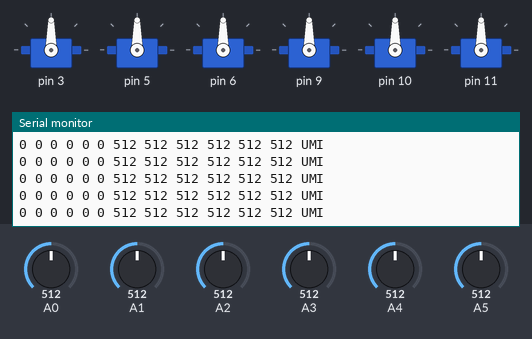
Recording of a sketch running on a simulated Arduino Uno, built with avr-gcc and run on an emulated ATmega328P. On the bench: 6 × servo, the last lines printed to the serial monitor. The test bench sets the inputs (shaded band); at power-on: A0 = 512, A1 = 512, A2 = 512, A3 = 512, A4 = 512, A5 = 512.

Above: at 1.2 s.
1.3 s: A0 set to 108
At 2.1 s:
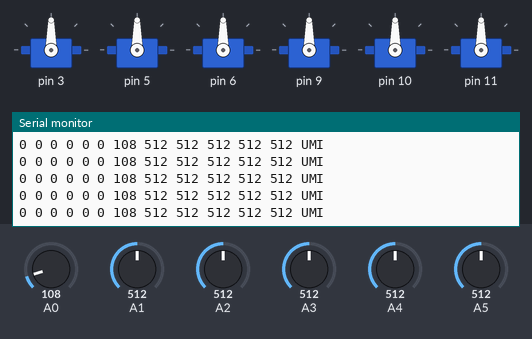
2.8 s: A0 set to 94
At 3.3 s:
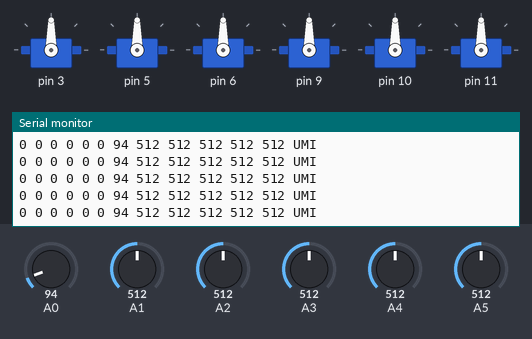

Measured:
- after the input at 1.3 s, the serial monitor: prints a new line at once (image 1)
- after the input at 2.8 s, the serial monitor: prints a new line at once (image 2)

The sketch:

UMIRobotTeamShiba.ino
```cpp
#include"UMIRobot.h"

const int DOFS=6;
UMIRobot robot(DOFS);
int servo_ports[] = {3, 5, 6, 9, 10, 11};
int potentiometer_ports[] = {0, 1, 2, 3, 4, 5};

void setup()
{
  robot.attachServos(servo_ports);
  robot.attachPotentiometers(potentiometer_ports);
  Serial.begin(115200);
  robot.attachSerial(Serial);
}

void loop()
{
  robot.update();
  robot.readFromSerial();
  robot.writeToSerial();
  delay(10);
}
```

UMIRobot.cpp
```cpp
#include "UMIRobot.h"
/**
(c) 2020-2021, Murilo M. Marinho.

    This file is part of umirobot-arduino.

    umirobot-arduino is free software: you can redistribute it and/or modify
    it under the terms of the GNU General Public License as published by
    the Free Software Foundation, either version 3 of the License, or
    (at your option) any later version.

    umirobot-arduino is distributed in the hope that it will be useful,
    but WITHOUT ANY WARRANTY; without even the implied warranty of
    MERCHANTABILITY or FITNESS FOR A PARTICULAR PURPOSE.  See the
    GNU General Public License for more details.

    You should have received a copy of the GNU General Public License
    along with umirobot-arduino.  If not, see <https://www.gnu.org/licenses/>.
*/
UMIRobot::UMIRobot(const int& dof):
  dof_(dof),
  q_(new int[dof_]),
  qd_(new int[dof_]),
  potentiometer_values_(new int[dof_]),
  potentiometer_ports_(new int[dof_]),
  servos_(new UMIServo[dof_]),
  initialized_(false),
  error_(false),
  error_message_("")
{
	for(int i=0;i<dof;i++)
	{
		q_[i]=0;
		qd_[i]=0;
		potentiometer_values_[i]=0;
		potentiometer_ports_[i]=0;
	}
}

UMIRobot::~UMIRobot()
{
  delete q_;
  delete qd_;
  delete servos_;
  delete potentiometer_ports_;
  delete potentiometer_values_;
}

void UMIRobot::attachServo(const int& servo_index, const int& port)
{
  if (servo_index > dof_)
    return;
  if (servo_index < 0)
    return;
  servos_[servo_index].attach(port);
}

void UMIRobot::attachServos(int ports[])
{
  for (int i = 0; i < dof_; i++)
  {
    servos_[i].attach(ports[i]);
  }
}

void UMIRobot::attachPotentiometers(int ports[])
{
  for (int i = 0; i < dof_; i++)
  {
    potentiometer_ports_[i] = ports[i];
  }
}

int UMIRobot::get_dof() const
{
  return dof_;
}

void UMIRobot::write(int qd[])
{
  for (int i = 0; i < dof_; i++)
  {
    qd_[i]=qd[i];
  }
  modify_joint_56();
}

void UMIRobot::modify_joint_56()
{
  int old_5 = qd_[4];
  int old_6 = qd_[5];

  qd_[4] = old_5 + old_6;
  qd_[5] = -old_5 + old_6;

}

void UMIRobot::update()
{
  if(error_)
	return;

  for (int i = 0; i < dof_; i++)
  {
    if(!servos_[i].is_initialized())
	{
	  error_=true;
	  error_message_ = "[Error] Called UMIRobot::write() without UMIRobot::attach() for all DoFs.";
	  return;
	}
	if(servos_[i].is_error())
	{
	  error_=true;
	  error_message_ = servos_[i].get_error_message();
	  return;
	}
  }

  for (int i = 0; i < dof_; i++)
  {
    q_[i] = servos_[i].read();
	servos_[i].write(qd_[i]);
	potentiometer_values_[i] = analogRead(potentiometer_ports_[i]);
  }
}

void UMIRobot::attachSerial(Stream& stream)
{
	serial_ = &stream;
}

void UMIRobot::writeToSerial() const
{
  for (int i = 0; i < dof_-2; i++)
  {
    serial_->print(q_[i]);
    serial_->print(" ");
  }
  serial_->print(int((q_[4]-q_[5])/2));
  serial_->print(" ");
  serial_->print(int((q_[4]+q_[5])/2));
  serial_->print(" ");
  for (int i = 0; i < dof_; i++)
  {
    serial_->print(potentiometer_values_[i]);
	serial_->print(" ");
  }
  serial_->println("UMI");
}

void UMIRobot::readFromSerial()
{
  int qd[dof_];
  if (serial_->available())
  {
    for(int i=0;i<dof_;i++)
    {
      qd[i]=serial_->parseInt();
    }

    if(serial_->read()=='\n')
    {
      write(qd);
    }
  }
}


int* UMIRobot::read()
{
  return q_;
}

bool UMIRobot::is_initialized() const
{
	return initialized_;
}
bool UMIRobot::is_error() const
{
	return error_;
}
String UMIRobot::get_error_message() const
{
	return error_message_;
}
```

UMIRobot.h
```cpp
#include "UMIServo.h"
/**
(c) 2020-2021, Murilo M. Marinho.

    This file is part of umirobot-arduino.

    umirobot-arduino is free software: you can redistribute it and/or modify
    it under the terms of the GNU General Public License as published by
    the Free Software Foundation, either version 3 of the License, or
    (at your option) any later version.

    umirobot-arduino is distributed in the hope that it will be useful,
    but WITHOUT ANY WARRANTY; without even the implied warranty of
    MERCHANTABILITY or FITNESS FOR A PARTICULAR PURPOSE.  See the
    GNU General Public License for more details.

    You should have received a copy of the GNU General Public License
    along with umirobot-arduino.  If not, see <https://www.gnu.org/licenses/>.
*/
#ifndef UMIRobot_HEADER_GUARD
#define UMIRobot_HEADER_GUARD

class UMIRobot
{
  private:
    const int dof_;
    int* q_;
	int* qd_;
	int* potentiometer_values_;
	int* potentiometer_ports_;
    UMIServo* servos_;

	Stream* serial_;

	bool initialized_;
	bool error_;
	String error_message_;
  public:
    UMIRobot(const int& dof);
	~UMIRobot();

    void attachServo(const int& servo_index, const int& port);
	void attachServos(int ports[]);
    int get_dof() const;
    void write(int qd[]);
	void update();
    int* read();

  //modify function for alternate joint 5,6 config
  void modify_joint_56();

	void attachSerial(Stream& serial);
	void attachPotentiometers(int ports[]);
	void writeToSerial() const;
	void readFromSerial();

	bool is_initialized() const;
	bool is_error() const;
	String get_error_message() const;

};

#endif
```

UMIServo.cpp
```cpp
#include "UMIServo.h"
/**
(c) 2020-2021, Murilo M. Marinho.

    This file is part of umirobot-arduino.

    umirobot-arduino is free software: you can redistribute it and/or modify
    it under the terms of the GNU General Public License as published by
    the Free Software Foundation, either version 3 of the License, or
    (at your option) any later version.

    umirobot-arduino is distributed in the hope that it will be useful,
    but WITHOUT ANY WARRANTY; without even the implied warranty of
    MERCHANTABILITY or FITNESS FOR A PARTICULAR PURPOSE.  See the
    GNU General Public License for more details.

    You should have received a copy of the GNU General Public License
    along with umirobot-arduino.  If not, see <https://www.gnu.org/licenses/>.
*/

int UMIServo::_convert_to_servo(const int& target_pos)
{
	return target_pos + 90;
}

void UMIServo::_write(const int& target_pos)
{
  curr_pos_ = target_pos;
  servo_.write(_convert_to_servo(target_pos));
}

void UMIServo::_write_smooth(const int& target_pos)
{
  if (target_pos > curr_pos_)
  {
    _write(curr_pos_ + 1);
	return;
  }
  if (target_pos < curr_pos_)
  {
    _write(curr_pos_ - 1);
	return;
  }
  _write(curr_pos_);
}

UMIServo::UMIServo(void):
  curr_pos_(0),
  min_pos_(-90),
  max_pos_(90),
  initialized_(false),
  error_(false),
  error_message_("")
{
}

void UMIServo::attach(const int& port)
{
  if(error_)
    return;

  if(!is_initialized())
	initialized_ = true;

  servo_.attach(port);
}

void UMIServo::write(const int& target_pos)
{
  if(error_)
    return;
  if(!is_initialized())
  {
	  error_=true;
	  error_message_ = "[Error] Called UMIServo::write() without calling UMIServo::attach().";
	  return;
  }

  if (target_pos > max_pos_)
  {
    _write_smooth(max_pos_);
    return;
  }
  if (target_pos < min_pos_)
  {
    _write_smooth(min_pos_);
    return;
  }
  _write_smooth(target_pos);
}

int UMIServo::read() const
{
  return curr_pos_;
}

bool UMIServo::is_initialized() const
{
	return initialized_;
}
bool UMIServo::is_error() const
{
	return error_;
}
String UMIServo::get_error_message() const
{
	return error_message_;
}
```

UMIServo.h
```cpp
#include <Arduino.h>
#include <Servo.h>
/**
(c) 2020-2021, Murilo M. Marinho.

    This file is part of umirobot-arduino.

    umirobot-arduino is free software: you can redistribute it and/or modify
    it under the terms of the GNU General Public License as published by
    the Free Software Foundation, either version 3 of the License, or
    (at your option) any later version.

    umirobot-arduino is distributed in the hope that it will be useful,
    but WITHOUT ANY WARRANTY; without even the implied warranty of
    MERCHANTABILITY or FITNESS FOR A PARTICULAR PURPOSE.  See the
    GNU General Public License for more details.

    You should have received a copy of the GNU General Public License
    along with umirobot-arduino.  If not, see <https://www.gnu.org/licenses/>.
*/

#ifndef UMIServo_HEADER_GUARD
#define UMIServo_HEADER_GUARD

class UMIServo
{
  private:
    const int min_pos_;
    const int max_pos_;

    int port_;
    int curr_pos_;
    Servo servo_;

	int _convert_to_servo(const int& target_pos);
    void _write(const int& target_pos);
    void _write_smooth(const int& target_pos);

	bool initialized_;
	bool error_;
	String error_message_;

  public:
    UMIServo();

    void attach(const int& port); //Attach to a PWM port to control a servo.
    void write(const int& target_pos); //Write a value in degrees, -60 to 60.
  	int read() const; //Returns a value in degrees, -60 to 60.

	bool is_initialized() const;
	bool is_error() const;
	String get_error_message() const;
};

#endif
```
